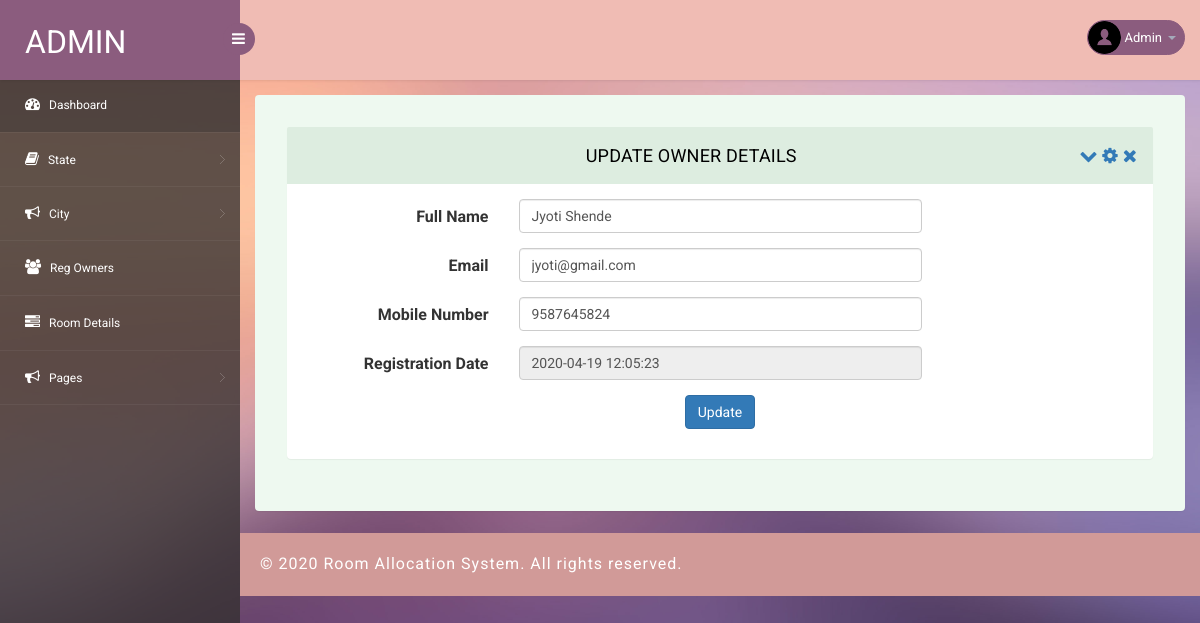
/admin/edit-ownerdetails.php?editid=4 (signed in), run on the app's committed database.
### tables this page shows
CREATE TABLE `tblowner` (
  `ID` int(10) NOT NULL,
  `FullName` varchar(200) DEFAULT NULL,
  `Email` varchar(200) DEFAULT NULL,
  `MobileNumber` bigint(10) DEFAULT NULL,
  `Password` varchar(120) DEFAULT NULL,
  `RegDate` timestamp NULL DEFAULT CURRENT_TIMESTAMP
);

### admin/edit-ownerdetails.php (the view, shortened to what this page needs)
<?php
include('includes/dbconnection.php');
if (strlen($_SESSION['pgasaid']==0)) {
  header('location:logout.php');
  } else{
  ?>
<!DOCTYPE html>
<head>
<link rel="stylesheet" href="css/bootstrap.min.css" >
<link href="css/style.css" rel='stylesheet' type='text/css' />
<link href="css/style-responsive.css" rel="stylesheet"/>
<link rel="stylesheet" href="css/font.css" type="text/css"/>
<link href="css/font-awesome.css" rel="stylesheet">
</head>
<body>
<section id="container">
<?php include_once('includes/header.php');?>
<?php include_once('includes/sidebar.php');?>
<section id="main-content">
  <section class="wrapper">
    <div class="form-w3layouts">
            <div class="row">
                <div class="col-lg-12">
                    <section class="panel">
                        <header class="panel-heading">
                            Update Owner Details
                            <span class="tools pull-right">
                                <a class="fa fa-chevron-down" href="javascript:;"></a>
                                <a class="fa fa-cog" href="javascript:;"></a>
                                <a class="fa fa-times" href="javascript:;"></a>
                             </span>
                        </header>
                        <div class="panel-body">
                            <div class="form">
   <?php
 $cid=$_GET['editid'];
$ret=mysqli_query($con,"select * from tblowner where ID='$cid'");
while ($row=mysqli_fetch_array($ret)) {
?>
                                <form class="cmxform form-horizontal " method="post" action="">
                                    <div class="form-group ">
                                        <label for="adminname" class="control-label col-lg-3">Full Name</label>
                                        <div class="col-lg-6">
                                            <input class=" form-control" id="fullname" name="fullname" type="text" value="<?php  echo $row['FullName'];?>" required="true">
                                        </div>
                                    </div>
                                    <div class="form-group ">
                                        <label for="email" class="control-label col-lg-3">Email</label>
                                        <div class="col-lg-6">
                                            <input class="form-control " id="email" name="email" type="email" value="<?php  echo $row['Email'];?>" required="true">
                                        </div>
                                    </div>
                                    <div class="form-group ">
                                        <label for="username" class="control-label col-lg-3">Mobile Number</label>
                                        <div class="col-lg-6">
                                            <input class="form-control " id="contactnumber" name="contactnumber" type="text" value="<?php  echo $row['MobileNumber'];?>" required="true">
                                        </div>
                                    </div>
                                    <div class="form-group ">
                                        <label for="username" class="control-label col-lg-3">Registration Date</label>
                                        <div class="col-lg-6">
                                            <input class="form-control " id="regDate" name="regdate" type="text" value="<?php  echo $row['RegDate'];?>" readonly="true">
                                        </div>
                                    </div>
                                    <?php } ?>
                                    <div class="form-group">
                                        <div class="col-lg-offset-3 col-lg-6">
                                          <p style="text-align: center;"> <button class="btn btn-primary" type="submit" name="submit">Update</button></p>
                                        </div>
                                    </div>
                                </form>
                            </div>
                        </div>
                    </section>
                </div>
            </div>
        </div>
</section>
      <?php include_once('includes/footer.php');?>
</section>
</section>
</body>
</html>
<?php }  ?>

### admin/includes/header.php (shortened to what this page needs)
<?php
include('includes/dbconnection.php');
?>
<header class="header fixed-top clearfix">
<div class="brand">
    <a href="dashboard.php" class="logo">
        Admin
    </a>
    <div class="sidebar-toggle-box">
        <div class="fa fa-bars"></div>
    </div>
</div>
<div class="top-nav clearfix">
    <ul class="nav pull-right top-menu">
        <li class="dropdown">
            <a data-toggle="dropdown" class="dropdown-toggle" href="#">
                <?php
$adid=$_SESSION['pgasaid'];
$ret=mysqli_query($con,"select AdminName from tbladmin where ID='$adid'");
$row=mysqli_fetch_array($ret);
$name=$row['AdminName'];
?>
                <img alt="" src="images/2.png">
                <span class="username"><?php echo $name; ?></span>
                <b class="caret"></b>
            </a>
        </li>
    </ul>
</div>
</header>

### admin/css/style.css (style rules this page uses)
ul, ol { margin: 0; }
p { margin: 0; }
html, body { font-family: 'Roboto', sans-serif; font-size: 100%; overflow-x: hidden; background: url(../images/bg.jpg) no-repeat 0px 0px; background-size:cover; }
body a { transition: 0.5s all ease; -webkit-transition: 0.5s all ease; -moz-transition: 0.5s all ease; -o-transition: 0.5s all ease; -ms-transition: 0.5s all ease; text-decoration:none; }
p { margin:0; }
ul,label { margin:0; padding:0; }
#main-content { margin-left:240px; -webkit-transition:all .3s ease-in-out; -moz-transition:all .3s ease-in-out; -o-transition:all .3s ease-in-out; transition:all .3s ease-in-out; }
.header { left:0; right:0; z-index:1002; background:rgb(240, 188, 180); -webkit-transition:all .3s ease-in-out; -moz-transition:all .3s ease-in-out; -o-transition:all .3s ease-in-out; transition:all .3s ease-in-out; }
.fixed-top { position:fixed; box-shadow:1px 0 3px rgba(0,0,0,.15); }
.wrapper { display:inline-block; margin-top:80px; padding:15px; width:100%; }
.brand { background:#8b5c7e; float:left; width:240px; height:80px; position:relative; }
a.logo { font-size:32px; color:#fff; float:left; margin:20px 0 0 25px; text-transform:uppercase; }
#top_menu .nav>li,ul.top-menu>li { float:left; }
ul.top-menu { margin-right:15px; margin-top: 0; }
ul.top-menu > li > a { color: #fff; font-size: 16px; background: #8b5c7e; padding: 4px 8px; margin-right: 15px; border-radius: 50%; -webkit-border-radius: 50%; padding-right: 8px !important; }
.top-nav { margin-top:20px; }
.top-nav img { border-radius:50%; -webkit-border-radius:50%; width:33px; }
.top-nav .username { font-size:13px; color:#fff; }
.top-nav ul.top-menu>li>a { border-radius: 100px; -webkit-border-radius: 100px; padding: 0px; background: none; margin-right: 0; border: 1px solid #8b5c7e; background: #8b5c7e; }
.top-nav ul.top-menu>li { margin-left:10px; }
.top-nav .nav .caret { border-bottom-color:#A4AABA; border-top-color:#A4AABA; }
.sidebar-toggle-box { float:left; margin-top:23px; margin-left:-15px; background:#8b5c7e; border-radius:50%; -webkit-border-radius:50%; width:32px; height:32px; position:absolute; right:-15px; }
.sidebar-toggle-box .fa-bars { cursor:pointer; display:inline-block; font-size:15px; padding:8px 8px 8px 9px; color:#fff; }
.panel-heading { position: relative; height: 57px; line-height: 57px; letter-spacing: 0.2px; color: #000; font-size: 18px; font-weight: 400; padding: 0 16px; background:#ddede0; border-top-right-radius: 2px; border-top-left-radius: 2px; text-transform: uppercase; text-align: center; }
.panel { border: none ! important; }
.form-w3layouts { background: #eef9f0; padding: 2em; border-radius: 4px; -webkit-box-shadow: 0 1px 1px rgba(0,0,0,.05); box-shadow: 0 1px 1px rgba(0,0,0,.05); }

### data on the page
tblowner: fullname "Jyoti Shende", email "jyoti@gmail.com", contactnumber "9587645824", regdate "2020-04-19 12:05:23"

### other printed values
$name "Admin"
